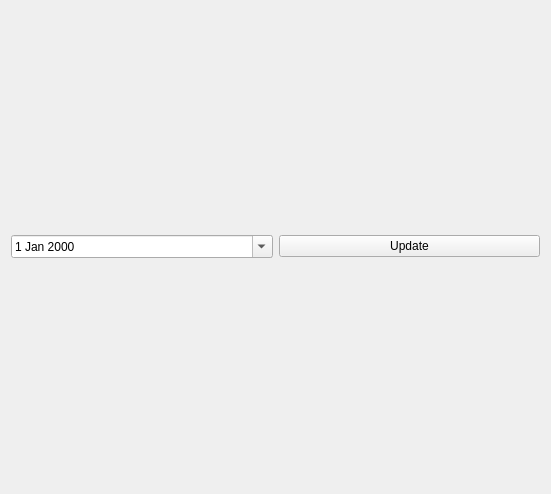
<?xml version="1.0" encoding="UTF-8"?>
<ui version="4.0">
 <class>Form</class>
 <widget class="QWidget" name="Form">
  <property name="geometry">
   <rect>
    <x>0</x>
    <y>0</y>
    <width>551</width>
    <height>494</height>
   </rect>
  </property>
  <property name="windowTitle">
   <string>Form</string>
  </property>
  <layout class="QVBoxLayout" name="verticalLayout">
   <item>
    <layout class="QVBoxLayout" name="verticalLayout_Plot"/>
   </item>
   <item>
    <layout class="QHBoxLayout" name="horizontalLayout">
     <item>
      <widget class="QDateEdit" name="dateEdit">
       <property name="calendarPopup">
        <bool>true</bool>
       </property>
      </widget>
     </item>
     <item>
      <widget class="QPushButton" name="pushButton">
       <property name="text">
        <string>Update</string>
       </property>
      </widget>
     </item>
    </layout>
   </item>
  </layout>
 </widget>
 <resources/>
 <connections/>
</ui>
